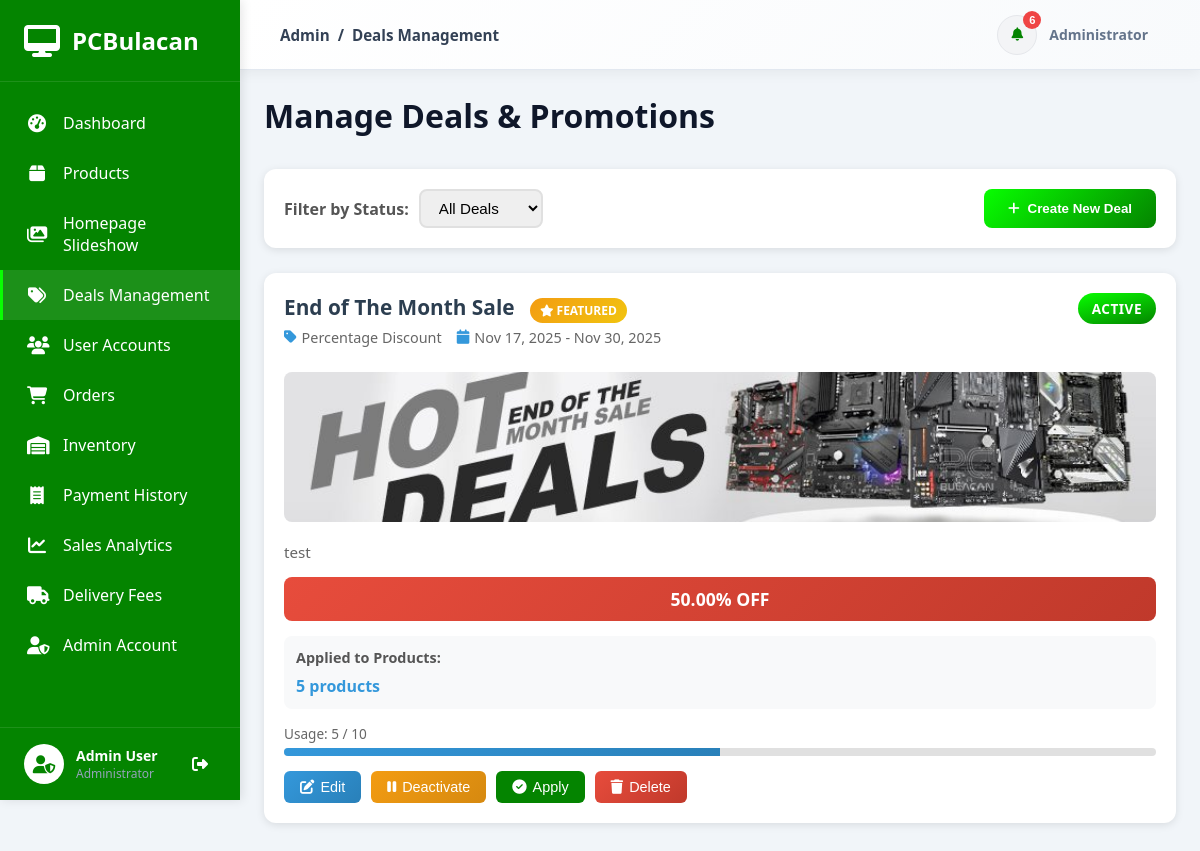
/dashboard/deals/ (signed in), run on the app's committed database.
### accounts/models.py (models this page shows, shortened)
class User(AbstractUser):
    username = None
    email = models.EmailField(_('email address'), unique=True)
    phone = models.CharField(max_length=20, blank=True, null=True)
    address = models.TextField(blank=True, null=True)
    city = models.CharField(max_length=100, blank=True, null=True)
    state = models.CharField(max_length=100, blank=True, null=True)
    zip_code = models.CharField(max_length=10, blank=True, null=True)
    profile_picture = models.ImageField(upload_to='profile_pictures/', blank=True, null=True)
    USERNAME_FIELD = 'email'
    REQUIRED_FIELDS = ['first_name', 'last_name']
    objects = UserManager()
    class Meta:
        db_table = 'accounts_user'
        verbose_name = 'User'
        verbose_name_plural = 'Users'
        ordering = ['-date_joined']
    def get_full_name(self):
        full_name = f'{self.first_name} {self.last_name}'
        return full_name.strip()

### products/models.py (models this page shows, shortened)
class Deal(models.Model):
    DEAL_TYPE_CHOICES = [
        ('percentage', 'Percentage Discount'),
        ('fixed', 'Fixed Amount Discount'),
        ('bogo', 'Buy One Get One'),
        ('bundle', 'Bundle Deal'),
    ]
    STATUS_CHOICES = [
        ('draft', 'Draft'),
        ('active', 'Active'),
        ('scheduled', 'Scheduled'),
        ('expired', 'Expired'),
    ]
    title = models.CharField(max_length=200)
    description = models.TextField(blank=True)
    deal_type = models.CharField(max_length=20, choices=DEAL_TYPE_CHOICES, default='percentage')
    discount_percentage = models.DecimalField(max_digits=5, decimal_places=2, blank=True, null=True,
                                             help_text="Percentage discount (0-100)")
    discount_amount = models.DecimalField(max_digits=10, decimal_places=2, blank=True, null=True,
                                         help_text="Fixed amount discount")
    products = models.ManyToManyField(Product, related_name='deals', blank=True)
    start_date = models.DateTimeField()
    end_date = models.DateTimeField()
    is_featured = models.BooleanField(default=False, help_text="Show in featured deals section")
    status = models.CharField(max_length=20, choices=STATUS_CHOICES, default='draft')
    max_uses = models.PositiveIntegerField(blank=True, null=True, help_text="Maximum number of times this deal can be used")
    current_uses = models.PositiveIntegerField(default=0)
    banner_image = models.ImageField(upload_to='deals/', blank=True, null=True)
    badge_text = models.CharField(max_length=50, blank=True, help_text="Custom badge text (e.g., 'HOT DEAL')")
    created_at = models.DateTimeField(auto_now_add=True)
    updated_at = models.DateTimeField(auto_now=True)
    created_by = models.ForeignKey(settings.AUTH_USER_MODEL, on_delete=models.SET_NULL, null=True, related_name='created_deals')
    class Meta:
        ordering = ['-created_at']
        verbose_name = 'Deal'
        verbose_name_plural = 'Deals'
    def get_discount_display(self):
        if self.deal_type == 'percentage' and self.discount_percentage:
            return f"{self.discount_percentage}% OFF"
        elif self.deal_type == 'fixed' and self.discount_amount:
            return f"₱{self.discount_amount} OFF"
        elif self.deal_type == 'bogo':
            return "Buy 1 Get 1 FREE"
        elif self.deal_type == 'bundle':
            return "Bundle Deal"
        return "Special Offer"

### dashboard/views.py (the view)
# urls.py: path('deals/', views.manage_deals, name='manage_deals'),
@staff_member_required
def manage_deals(request):
    from products.models import Deal, Product
    from django.utils import timezone
    deals = Deal.objects.all().order_by('-created_at')
    now = timezone.now()
    for deal in deals:
        if deal.status == 'scheduled' and deal.start_date <= now:
            if deal.end_date >= now:
                deal.status = 'active'
                deal.save()
            else:
                deal.status = 'expired'
                deal.save()
        elif deal.status == 'active' and deal.end_date < now:
            deal.status = 'expired'
            deal.save()
    status_filter = request.GET.get('status')
    if status_filter:
        deals = deals.filter(status=status_filter)
    products = Product.objects.filter(is_active=True).order_by('name')
    context = {
        'deals': deals,
        'products': products,
        'status_filter': status_filter,
    }
    return render(request, 'dashboard/manage_deals_modal.html', context)

### templates/dashboard/manage_deals_modal.html (shortened to what this page needs)
{% extends 'admin_base.html' %}
{% load static %}
{% block content %}
{% include 'includes/admin_sidebar.html' %}
<div class="admin-content">
    {% include 'includes/admin_header.html' with page_title="Deals Management" %}
    <div class="dashboard-wrapper">
        <div class="dashboard-header-section" style="margin-bottom: 2rem;">
            <h1 class="dashboard-title">Manage Deals & Promotions</h1>
        </div>
    <div class="filter-bar">
        <div class="filter-group">
            <label for="statusFilter" style="font-weight: 600; color: #555;">Filter by Status:</label>
            <select id="statusFilter" class="filter-select" onchange="filterDeals()">
                <option value="">All Deals</option>
            </select>
        </div>
        <button type="button" class="add-deal-btn" onclick="openAddDealModal()">
            <i class="fas fa-plus"></i>
            Create New Deal
        </button>
    </div>
    {% if deals %}
        <div class="row">
            {% for deal in deals %}
            <div class="col-lg-6 col-xl-4">
                <div class="deal-card">
                    <div class="deal-header">
                        <div>
                            <h3 class="deal-title">
                                {{ deal.title }}
                                {% if deal.is_featured %}
                                <span class="deal-badge">
                                    <i class="fas fa-star"></i> Featured
                                </span>
                                {% endif %}
                            </h3>
                            <div class="deal-meta">
                                <span class="deal-meta-item">
                                    <i class="fas fa-tag"></i>
                                    {{ deal.get_deal_type_display }}
                                </span>
                                <span class="deal-meta-item">
                                    <i class="fas fa-calendar"></i>
                                    {{ deal.start_date|date:"M d, Y" }} - {{ deal.end_date|date:"M d, Y" }}
                                </span>
                            </div>
                        </div>
                        <span class="status-badge {{ deal.status }}">
                            {{ deal.status }}
                        </span>
                    </div>
                    {% if deal.banner_image %}
                    <img src="{{ deal.banner_image.url }}" alt="{{ deal.title }}" class="deal-banner">
                    {% endif %}
                    {% if deal.description %}
                    <p style="color: #666; font-size: 0.95rem; margin-bottom: 15px;">{{ deal.description|truncatewords:20 }}</p>
                    {% endif %}
                    <div class="deal-discount">
                        {{ deal.get_discount_display }}
                    </div>
                    <div class="deal-products">
                        <div class="deal-products-title">Applied to Products:</div>
                        <span class="deal-products-count">{{ deal.products.count }} product{{ deal.products.count|pluralize }}</span>
                    </div>
                    {% if deal.max_uses %}
                    <div class="usage-progress">
                        <div class="usage-text">
                            Usage: {{ deal.current_uses }} / {{ deal.max_uses }}
                        </div>
                        <div class="progress">
                            <div class="progress-bar" style="width: {% widthratio deal.current_uses deal.max_uses 100 %}%"></div>
                        </div>
                    </div>
                    {% endif %}
                    <div class="deal-actions" style="margin-top: 15px;">
                        <button type="button" class="btn-deal btn-deal-primary" onclick="openEditDealModal({{ deal.id }})">
                            <i class="fas fa-edit"></i>
                            Edit
                        </button>
                        <form method="POST" action="{% url 'dashboard:toggle_deal_status' deal.id %}" style="display: inline;" onsubmit="return confirm('Toggle deal status?');">
                            {% if deal.status == 'active' %}
                            <button type="submit" class="btn-deal btn-deal-warning">
                                <i class="fas fa-pause"></i>
                                Deactivate
                            </button>
                            {% elif deal.status == 'draft' %}
                            <button type="submit" class="btn-deal btn-deal-success">
                                <i class="fas fa-play"></i>
                                Activate
                            </button>
                            {% endif %}
                        </form>
                        <form method="POST" action="{% url 'dashboard:apply_deal' deal.id %}" style="display: inline;" onsubmit="return confirm('Apply this deal to all selected products?');">
                            <button type="submit" class="btn-deal btn-deal-success">
                                <i class="fas fa-check-circle"></i>
                                Apply
                            </button>
                        </form>
                        <form method="POST" action="{% url 'dashboard:delete_deal' deal.id %}" style="display: inline;" onsubmit="return confirm('Are you sure you want to delete this deal?');">
                            <button type="submit" class="btn-deal btn-deal-danger">
                                <i class="fas fa-trash"></i>
                                Delete
                            </button>
                        </form>
                    </div>
                </div>
            </div>
            {% endfor %}
        </div>
    {% endif %}
</div>
    </div>
</div>
{% endblock %}

### templates/includes/admin_sidebar.html (shortened to what this page needs)
{% load static %}
<nav class="admin-sidebar">
    <div class="sidebar-header">
        <div class="logo">
            <i class="fas fa-desktop" style="color: white;"></i>
            <span>PCBulacan</span>
        </div>
    </div>
    <div class="sidebar-menu">
        <a href="{% url 'dashboard:home' %}" class="menu-item {% if request.resolver_match.url_name == 'home' %}active{% endif %}">
            <i class="fas fa-tachometer-alt"></i>
            <span>Dashboard</span>
        </a>
        <a href="{% url 'dashboard:manage_products' %}" class="menu-item ">
            <i class="fas fa-box"></i>
            <span>Products</span>
        </a>
        <a href="{% url 'dashboard:manage_slideshow' %}" class="menu-item {% if request.resolver_match.url_name == 'manage_slideshow' %}active{% endif %}">
            <i class="fas fa-images"></i>
            <span>Homepage Slideshow</span>
        </a>
        <a href="{% url 'dashboard:manage_deals' %}" class="menu-item {% if request.resolver_match.url_name == 'manage_deals' or request.resolver_match.url_name == 'add_deal' or request.resolver_match.url_name == 'edit_deal' %}active{% endif %}">
            <i class="fas fa-tags"></i>
            <span>Deals Management</span>
        </a>
        <a href="{% url 'dashboard:manage_users' %}" class="menu-item {% if request.resolver_match.url_name == 'manage_users' %}active{% endif %}">
            <i class="fas fa-users"></i>
            <span>User Accounts</span>
        </a>
        <a href="{% url 'dashboard:manage_orders' %}" class="menu-item {% if request.resolver_match.url_name == 'manage_orders' %}active{% endif %}">
            <i class="fas fa-shopping-cart"></i>
            <span>Orders</span>
        </a>
        <a href="{% url 'dashboard:inventory_management' %}" class="menu-item {% if request.resolver_match.url_name == 'inventory_management' %}active{% endif %}">
            <i class="fas fa-warehouse"></i>
            <span>Inventory</span>
        </a>
        <a href="{% url 'dashboard:payment_history' %}" class="menu-item {% if request.resolver_match.url_name == 'payment_history' %}active{% endif %}">
            <i class="fas fa-receipt"></i>
            <span>Payment History</span>
        </a>
        <a href="{% url 'dashboard:sales_analytics' %}" class="menu-item {% if request.resolver_match.url_name == 'sales_analytics' %}active{% endif %}">
            <i class="fas fa-chart-line"></i>
            <span>Sales Analytics</span>
        </a>
        <a href="{% url 'dashboard:manage_delivery_fees' %}" class="menu-item {% if request.resolver_match.url_name == 'manage_delivery_fees' %}active{% endif %}">
            <i class="fas fa-truck"></i>
            <span>Delivery Fees</span>
        </a>
        <a href="{% url 'dashboard:admin_account' %}" class="menu-item {% if request.resolver_match.url_name == 'admin_account' %}active{% endif %}">
            <i class="fas fa-user-shield"></i>
            <span>Admin Account</span>
        </a>
    </div>
    <div class="sidebar-footer">
        <div class="user-info">
            <div class="user-avatar">
                <i class="fas fa-user-shield" style="color: #048400;"></i>
            </div>
            <div class="user-details">
                <div class="user-name">{{ user.get_full_name }}</div>
                <div class="user-role">Administrator</div>
            </div>
        </div>
        <a href="{% url 'accounts:logout' %}" class="logout-btn" title="Logout">
            <i class="fas fa-sign-out-alt" style="color: white;"></i>
        </a>
    </div>
</nav>

### data on the page
User: get_full_name "Admin User"
Deal: title "End of The Month Sale", is_featured True (drawn), deal_type "Percentage Discount", start_date "Nov 17, 2025", end_date "Nov 30, 2025", status "ACTIVE", banner_image (picture), description "test", discount "50.00% OFF", products.count "5", current_uses "5", max_uses "10", shows "Deactivate"

### other printed values
{{ page_title|default:"Dashboard" }} "Deals Management"
